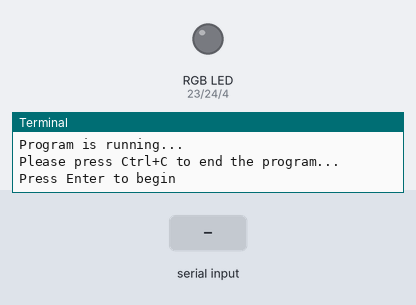
The program below on a simulated Raspberry Pi (BCM pin numbers). Shown: an RGB LED mixed from three pins (HIGH = lit), the last lines printed to the terminal. Dashed ring = blinking. The inputs (shaded band) are chosen by the test bench.

Above: at 1.2 s.
1.3 s: "Blue" typed at the terminal, then Enter
At 2.2 s:
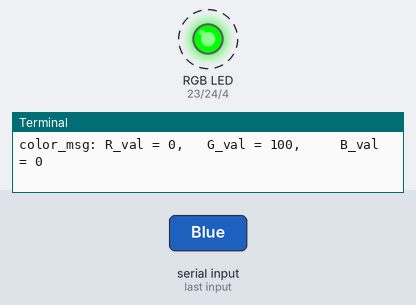
At 3.2 s:
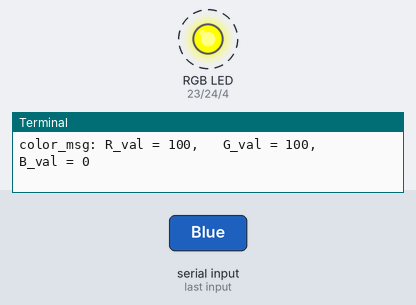
Timing chart, 0 to 10.3 s (numbered marks = the images above; inputs shaded):
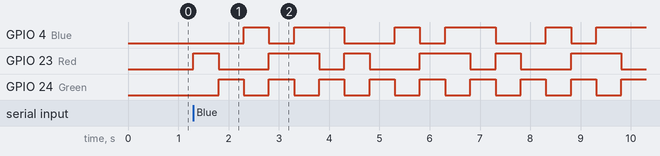

Measured:
- after the input at 1.3 s, GPIO 4 (Blue): LOW → HIGH after 1.0 s, then repeats every 3.0 s: LOW 0.50 s, HIGH 1.0 s, LOW 1.0 s, HIGH 0.50 s; GPIO 23 (Red): LOW → HIGH at once, then repeats every 3.0 s: LOW 1.0 s, HIGH 1.0 s, LOW 0.50 s, HIGH 0.50 s; GPIO 24 (Green): alternates HIGH for 0.50 s and LOW for 0.50 s, starting after 0.50 s

The program:

rgb.py
```python
#!/usr/bin/env python

import RPi.GPIO as GPIO
import time

# Set up a color table in Hexadecimal
COLOR = [0xFF0000, 0x00FF00, 0x0000FF, 0xFFFF00, 0xFF00FF, 0x00FFFF]
# Set pins' channels with dictionary
pins = {'Red':23, 'Green':24, 'Blue':4}

def print_message():
	print ("========================================")
	print ("|             RGB LED                  |")
	print ("|    ------------------------------    |")
	print ("|       Red Pin connect to GPIO23      |")
	print ("|       Green Pin connect to GPIO24    |")
	print ("|       Blue Pin connect to GPIO4      |")
	print ("|                                      |")
	print ("|  Make a RGB LED emits various color  |")
	print ("========================================\n")
	print 'Program is running...'
	print 'Please press Ctrl+C to end the program...'
	raw_input ("Press Enter to begin\n")

def setup():
	global p_R, p_G, p_B
	# Set the GPIO modes to BCM Numbering
	GPIO.setmode(GPIO.BCM)
	# Set all LedPin's mode to output,
	# and initial level to High(3.3v)
	for i in pins:
		GPIO.setup(pins[i], GPIO.OUT, initial=GPIO.HIGH)

	# Set all led as pwm channel,
	#  and frequece to 2KHz
	p_R = GPIO.PWM(pins['Red'], 2000)
	p_G = GPIO.PWM(pins['Green'], 2000)
	p_B = GPIO.PWM(pins['Blue'], 2000)

	# Set all begin with value 0
	p_R.start(0)
	p_G.start(0)
	p_B.start(0)

# Define a MAP function for mapping values.
def MAP(x, in_min, in_max, out_min, out_max):
	return (x - in_min) * (out_max - out_min) / (in_max - in_min) + out_min

# Define a function to set up colors
# input color should be Hexadecimal with
# red value, blue value, green value.
def setColor(color):
	# Devide colors from 'color' veriable
	R_val = (color & 0xFF0000) >> 16
	G_val = (color & 0x00FF00) >> 8
	B_val = (color & 0x0000FF) >> 0

	# Map color value from 0~255 to 0~100
	R_val = MAP(R_val, 0, 255, 0, 100)
	G_val = MAP(G_val, 0, 255, 0, 100)
	B_val = MAP(B_val, 0, 255, 0, 100)

	# Change the colors
	p_R.ChangeDutyCycle(R_val)
	p_G.ChangeDutyCycle(G_val)
	p_B.ChangeDutyCycle(B_val)

	print "color_msg: R_val = %s,	G_val = %s,	B_val = %s"%(R_val, G_val, B_val)

def main():
	print_message()
	while True:
		for color in COLOR:
			setColor(color)
			time.sleep(0.5)

def destroy():
	# Stop all pwm channel
	p_R.stop()
	p_G.stop()
	p_B.stop()
	# Turn off all LEDs
	GPIO.output(pins, GPIO.HIGH)
	# Release resource
	GPIO.cleanup()

# If run this script directly, do:
if __name__ == '__main__':
	setup()
	try:
		main()
	# When 'Ctrl+C' is pressed, the child program
	# destroy() will be  executed.
	except KeyboardInterrupt:
		destroy()
```
